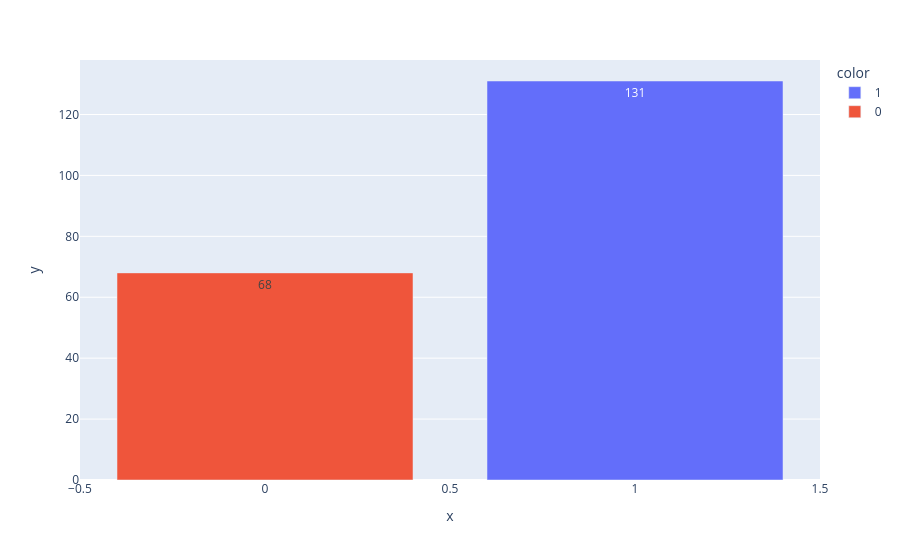

The notebook cell saved with this chart:
### Code cell
# Diagramme en barre du nombre d'observations dans chaque classe
fig = px.bar(x=val_cah.index, y=val_cah.values, color=val_cah.index.astype(str), text_auto=True)
fig.show()

### Figure 1 — Plotly figure (JSON) as saved in the notebook; plotly's stock layout.template omitted (floating-point values rounded to 4 significant figures)
{"data": [{"hovertemplate": "color=1<br>x=%{x}<br>y=%{y}<extra></extra>", "legendgroup": "1", "marker": {"color": "#636efa", "pattern": {"shape": ""}}, "name": "1", "orientation": "v", "showlegend": true, "textposition": "auto", "texttemplate": "%{y}", "type": "bar", "x": [1], "xaxis": "x", "y": [131], "yaxis": "y"}, {"hovertemplate": "color=0<br>x=%{x}<br>y=%{y}<extra></extra>", "legendgroup": "0", "marker": {"color": "#EF553B", "pattern": {"shape": ""}}, "name": "0", "orientation": "v", "showlegend": true, "textposition": "auto", "texttemplate": "%{y}", "type": "bar", "x": [0], "xaxis": "x", "y": [68], "yaxis": "y"}], "layout": {"barmode": "relative", "legend": {"title": {"text": "color"}, "tracegroupgap": 0}, "margin": {"t": 60}, "xaxis": {"anchor": "y", "domain": [0.0, 1.0], "title": {"text": "x"}}, "yaxis": {"anchor": "x", "domain": [0.0, 1.0], "title": {"text": "y"}}}}
